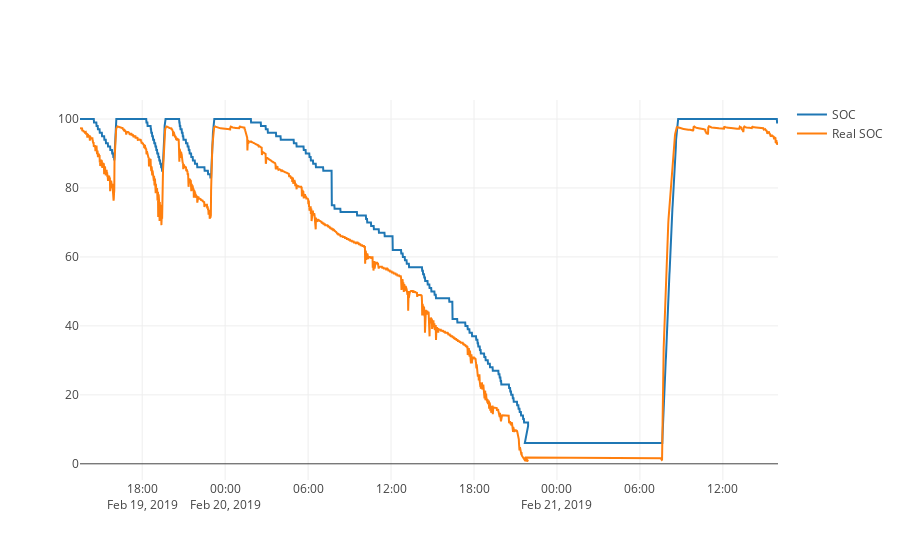

Notebook code cell kept with this figure:
### Code cell
trace3 = go.Scatter(
    x = time1,
    y = soc1,
    name = 'SOC'
)

trace4 = go.Scatter(
    x = time1,
    y = realsoc1,
    name = 'Real SOC'
)

data1 = [trace3, trace4]

iplot(data1, filename='basic-line1')

### Figure 1 — Plotly figure (JSON) as saved in the notebook; plotly's stock layout.template omitted (floating-point values rounded to 4 significant figures; data arrays with more than 128 entries replaced by an {"elided": "..."} marker saying what was removed)
{"data": [{"name": "SOC", "type": "scatter", "uid": "83277b52-0f8a-4217-aee8-85c27f256a62", "x": {"elided": "2475 str values"}, "y": {"elided": "2475 int values"}}, {"name": "Real SOC", "type": "scatter", "uid": "519a3c94-89fa-48b0-a6d5-484849c97d94", "x": {"elided": "2475 str values"}, "y": {"elided": "2475 float values"}}], "layout": {}}
